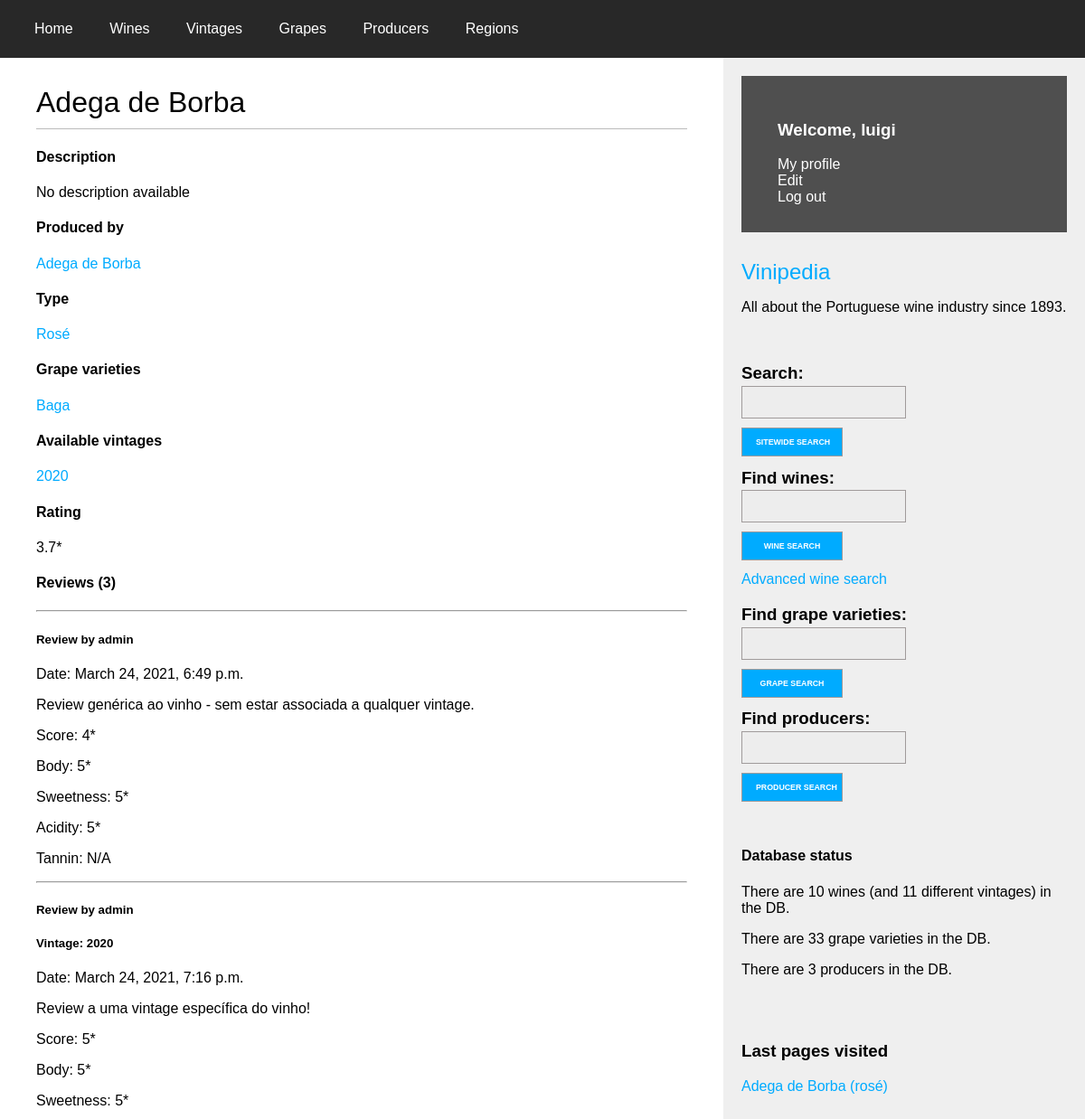
/wines/5 (signed in, upper part), run on an earlier commit of the app's database.
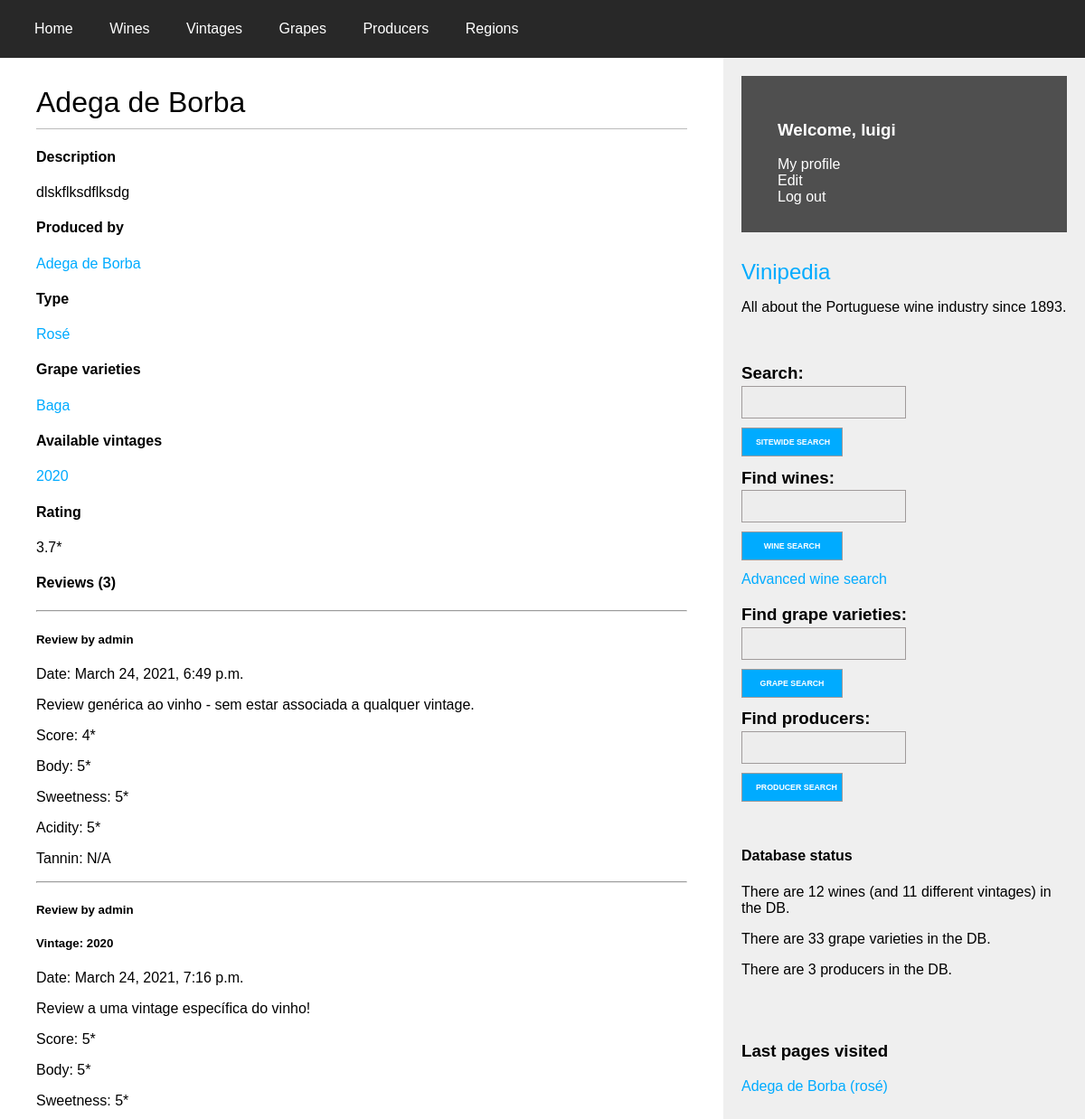
And on a later commit of the database.
### wines/models.py (models this page shows, shortened)
class Wine(models.Model):
    WINE_TYPE_CHOICES = (
        ('white', 'White'),
        ('red', 'Red'),
        ('rosé', 'Rosé'),
        ('sparkling', 'Sparkling'),
        ('port', 'Port'),
        ('madeira', 'Madeira'),
        ('moscatel', 'Moscatel'),
    )
    name = models.CharField(max_length=100)
    producer = models.ForeignKey(
        Producer,
        on_delete=models.RESTRICT,
        related_name='wines'
    )
    grape_varieties = models.ManyToManyField(Grape,
                                    through='WineGrape',
                                    through_fields=('wine', 'grape'))
    type = models.CharField(max_length=9, choices=WINE_TYPE_CHOICES)
    description = models.TextField(blank=True)
    image = models.ImageField(upload_to='wines/%Y/%m/%d/', null=True, blank=True)
    origin = models.ForeignKey(Region,
                               on_delete=models.RESTRICT,
                               related_name='local_wines')
    def get_average_rating(self):
        average_rating = Review.objects.filter(wine=self.pk).aggregate(Avg('score'))['score__avg']
        if average_rating:
            return round(average_rating, 1)
        return None
    class Meta:
        unique_together = (('name', 'type', 'producer',),)
        ordering = ('name',)
    def __str__(self):
        return f"{self.name} ({self.type})"
    def get_absolute_url(self):
        return reverse('wines:wine_detail',
                       args=[self.id])

class Producer(models.Model):
    name = models.CharField(max_length=100, unique=True)
    short_name = models.CharField(max_length=50, unique=True, null=True)
    origin = models.ForeignKey(Region,
                               on_delete=models.RESTRICT,
                               related_name='local_producers')
    presence = models.ManyToManyField(Region,
                                      through='ProducerRegion',
                                      through_fields=('producer', 'region'))
    description = models.TextField(blank=True)
    image = models.ImageField(upload_to='producers/%Y/%m/%d/', null=True, blank=True)
    website = models.URLField(null=True, blank=True)
    email = models.EmailField(null=True, blank=True)
    class Meta:
        ordering = ('name',)
    def __str__(self):
        return self.name
    def get_absolute_url(self):
        return reverse('wines:producer_detail',
                       args=[self.id])

### wines/views.py (the view)
# urls.py: path('wines/<int:id>', views.wine_detail, name='wine_detail'),
def wine_detail(request, id):
    wine = get_object_or_404(Wine, id=id)
    visited_page = {'type': 'wine', 'id': wine.id}
    session_updater(request, visited_page)
    print (request.session["last_visited"])
    new_review = None
    if request.method == 'POST':
        review_form = ReviewForm(data=request.POST)
        if review_form.is_valid():
            new_review = review_form.save(commit=False)
            new_review.wine = wine
            new_review.vintage = None
            new_review.user_id = request.user.id
            new_review.save()
            return redirect(wine)
    elif request.method == 'GET':
        reviewed_already_by_this_user = Review.objects.filter(wine=wine,
                                                              user=request.user,
                                                              vintage=None).count()
        if not reviewed_already_by_this_user:
            review_form = ReviewForm()
        else:
            review_form = None
    return render(request,
                  'wines/wine/detail.html',
                  {'wine': wine,
                   'review_form': review_form,
                   'reviewed_already_by_this_user': reviewed_already_by_this_user})

### wines/forms.py
class ReviewForm(forms.ModelForm):
    class Meta:
        model = Review
        fields = ('score',
                  'body',
                  'sweetness',
                  'acidity',
                  'tannin',
                  'text')

class SearchForm(forms.Form):
    query = forms.CharField(max_length=100, label='')

### wines/templatetags/wine_tags.py (called while the page is built)
@register.simple_tag
def total_wines_registered():
    return Wine.objects.count()

@register.simple_tag
def total_vintages_registered():
    return Vintage.objects.count()

@register.simple_tag
def total_grapes_registered():
    return Grape.objects.count()

@register.simple_tag
def total_producers_registered():
    return Producer.objects.count()

@register.inclusion_tag('wines/search_bar.html')
def show_sitewide_search_form():
    search_form = SearchForm()
    return {"search_form": search_form}

@register.inclusion_tag('wines/wine/search_bar.html')
def show_wines_search_form():
    search_form = SearchForm()
    return {"search_form": search_form}

@register.inclusion_tag('wines/grape/search_bar.html')
def show_grapes_search_form():
    search_form = SearchForm()
    return {"search_form": search_form}

### wines/templates/wines/wine/detail.html (shortened to what this page needs)
{% extends "wines/base.html" %}
{% load static %}
{% block content %}
<div id="wine_details"><h1>{{ wine.name }}</h1></div>
<h4>Description</h4>
{% if wine.description %}
<p>{{ wine.description }}</p>
{% else %}
<p>No description available</p>
{% endif %}
<h4>Produced by</h4>
<p>
    <a href="{{ wine.producer.get_absolute_url }}">{{ wine.producer|capfirst }}</a>
</p>
<h4>Type</h4>
<p>
    <a href="{% url 'wines:wines_per_type' wine.type %}">{{ wine.type|capfirst }}</a>
</p>
<h4>Grape varieties</h4>
{% for grape in wine.grape_varieties.all %}
<p>
    <a href="{% url 'wines:grape_detail' grape.id %}">{{ grape.name|capfirst }}</a>
</p>
{% empty %}
<p class="info">No grape information was registered for this wine.</p>
{% endfor %}
<h4>Available vintages</h4>
{% for vintage in wine.vintages.all %}
<p>
{% if vintage.year != None %}
    <a href="{% url 'wines:vintage_detail' vintage.id %}">{{ vintage.year }}</a>
{% else %}
    <a href="{% url 'wines:vintage_detail' vintage.id %}">N.V.</a>
{% endif %}
</p>
{% empty %}
<p class="info">No vintages were registered for this wine.</p>
{% endfor %}
<h4>Rating</h4>
{% if wine.reviews.all %}
<p>{{ wine.get_average_rating }}*</p>
{% else %}
<p>N/A</p>
{% endif %}
{% with wine.reviews.count as total_reviews %}
<h4>Reviews ({{ total_reviews }})</h4>
{% endwith %}
{% for review in wine.reviews.all %}
  <hr>
  <div class="review">
    <p class="info">
      <h5>
      Review by {{ review.user }}
      </h5>
    </p>
    {% if review.vintage != None %}
    <h5>Vintage: {{ review.vintage.year }}</h5>
    {% endif %}
    <p>Date: {{ review.published_on }}</p>
    <p>{{ review.text|linebreaks }}</p>
    <p class="score">Score: {{ review.score }}*</p>
    {% if review.body %}
    <p class="score">Body: {{ review.body }}*</p>
    {% else %}
    <p class="score">Body: N/A</p>
    {% endif %}
    {% if review.sweetness %}
    <p class="score">Sweetness: {{ review.sweetness }}*</p>
    {% else %}
    <p class="score">Sweetness: N/A</p>
    {% endif %}
    {% if review.acidity %}
    <p class="score">Acidity: {{ review.acidity }}*</p>
    {% else %}
    <p class="score">Acidity: N/A</p>
    {% endif %}
    {% if review.tannin %}
    <p class="score">Tannin: {{ review.tannin }}*</p>
    {% else %}
    <p class="score">Tannin: N/A</p>
    {% endif %}
  </div>
{% empty %}
    <p class="info">There are no reviews yet.</p>
{% endfor %}
{% endblock %}

### wines/templates/wines/base.html (shortened to what this page needs)
{% load wine_tags %}
{% load static %}
<!DOCTYPE html>
<html>
<head>
  <link href="{% static 'css/wines.css' %}" rel="stylesheet">
</head>
<body>
  <div id="navbar">
    <div id="a_nav">
      <a href="/">Home</a>
      <a href="{% url 'wines:wine_list' %}">Wines</a>
      <a href="{% url 'wines:vintage_list' %}">Vintages</a>
      <a href="{% url 'wines:grape_list' %}">Grapes</a>
      <a href="{% url 'wines:producer_list' %}">Producers</a>
      <a href="{% url 'wines:region_list' %}">Regions</a>
    </div>
  </div>
  <div id="content">
    {% block content %}
    {% endblock %}
  </div>
  <div id="sidebar">
    <div id="user_info">
      {% if request.user.is_authenticated %}
        <h3>
          Welcome, {{request.user.username}}
        </h3>
        <div class="container-vertical">
          <a href="{% url 'accounts:profile' profile_id=request.user.profile.id %}">My profile</a>
          <a href="{% url 'accounts:edit' %}">Edit</a>
          <a href="{% url 'accounts:logout' %}">Log out</a>
        </div>
      {% else %}
        <a href="{% url 'accounts:login' %}">Log in</a>
        <a href="{% url 'accounts:register' %}">Register</a>
      {% endif %}
    </div>
    <h2>
      <a href="/">Vinipedia</a>
    </h2>
    <p>All about the Portuguese wine industry since 1893.</p>
    <br>
    <h3>Search:</h3>
    <div class="container adjust_margin">{% show_sitewide_search_form %}</div>
    <h3>Find wines:</h3>
    <div class="container adjust_margin">{% show_wines_search_form %}</div>
    <br>
    <a href="{% url 'wines:wine_advanced_search' %}">Advanced wine search</a>
    <h3>Find grape varieties:</h3>
    <div class="container adjust_margin">{% show_grapes_search_form %}</div>
    <h3>Find producers:</h3>
    <div class="container adjust_margin">{% show_producers_search_form %}</div>
    <br><br>
    <h4>Database status</h4>
    <p>There are {% total_wines_registered %} wines (and {% total_vintages_registered %} different vintages) in the DB.</p>
    <p>There are {% total_grapes_registered %} grape varieties in the DB.</p>
    <p>There are {% total_producers_registered %} producers in the DB.</p>
    <br><br>
    <h3>Last pages visited</h3>
    {% show_last_visited_pages request %}
    <br><br>
    <br><br>
  </div>
</body>
</html>

### wines/templates/wines/last_visited_pages.html
<div>
    {% for page in last_visited_pages %}
    <div>
        <a href="{{ page.get_absolute_url }}">{{ page }}</a>
    </div>
    {% endfor %}
</div>

What changed in the data, as far as the page shows it:
changed Wine "Adega de Borba (rosé)": description (not shown) → "dlskflksdflksdg"
Also different on the page:
text no longer shown: "10 No description available"
text now shown: "12"
